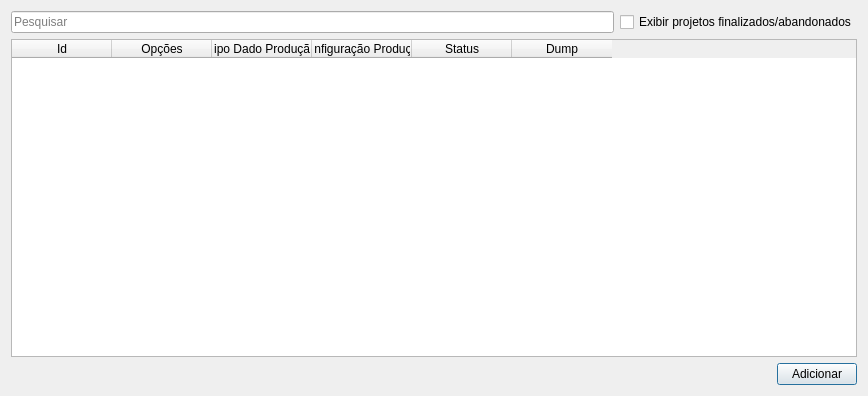
<?xml version="1.0" encoding="UTF-8"?>
<ui version="4.0">
 <class>Dialog</class>
 <widget class="QDialog" name="Dialog">
  <property name="geometry">
   <rect>
    <x>0</x>
    <y>0</y>
    <width>868</width>
    <height>396</height>
   </rect>
  </property>
  <property name="acceptDrops">
   <bool>false</bool>
  </property>
  <property name="windowTitle">
   <string>Configurações de Conexão</string>
  </property>
  <layout class="QGridLayout" name="gridLayout">
   <item row="0" column="0">
    <layout class="QHBoxLayout" name="horizontalLayout_2">
     <item>
      <widget class="QLineEdit" name="searchLe">
       <property name="placeholderText">
        <string>Pesquisar</string>
       </property>
      </widget>
     </item>
     <item>
      <widget class="QCheckBox" name="showFinishedCheckBox">
       <property name="text">
        <string>Exibir projetos finalizados/abandonados</string>
       </property>
      </widget>
     </item>
    </layout>
   </item>
   <item row="1" column="0">
    <widget class="QTableWidget" name="tableWidget">
     <column>
      <property name="text">
       <string>Id</string>
      </property>
     </column>
     <column>
      <property name="text">
       <string>Opções</string>
      </property>
     </column>
     <column>
      <property name="text">
       <string>Tipo Dado Produção</string>
      </property>
     </column>
     <column>
      <property name="text">
       <string>Configuração Produção</string>
      </property>
     </column>
     <column>
      <property name="text">
       <string>Status</string>
      </property>
     </column>
     <column>
      <property name="text">
       <string>Dump</string>
      </property>
     </column>
    </widget>
   </item>
   <item row="2" column="0">
    <layout class="QHBoxLayout" name="horizontalLayout">
     <item>
      <spacer name="horizontalSpacer">
       <property name="orientation">
        <enum>Qt::Horizontal</enum>
       </property>
       <property name="sizeHint" stdset="0">
        <size>
         <width>40</width>
         <height>20</height>
        </size>
       </property>
      </spacer>
     </item>
     <item>
      <widget class="QPushButton" name="addFormBtn">
       <property name="text">
        <string>Adicionar</string>
       </property>
      </widget>
     </item>
    </layout>
   </item>
  </layout>
 </widget>
 <resources/>
 <connections/>
</ui>
